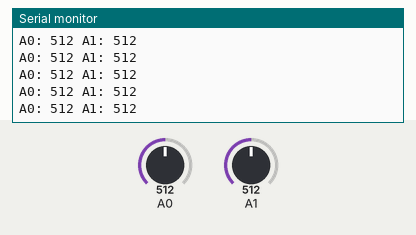
Simulated run of this sketch. Board: Arduino Mega 2560, built with avr-gcc and run on an emulated ATmega2560. On the bench: the last lines printed to the serial monitor. Inputs (shaded band) come from the test bench; at power-on: A0 = 512, A1 = 512.

Above: at 1.2 s.
1.3 s: A0 set to 716
At 1.68 s:
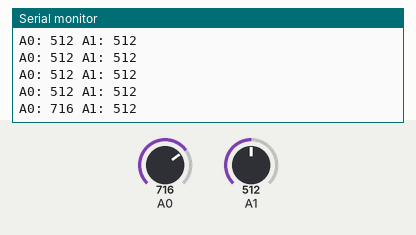
2.8 s: A1 set to 716
At 2.94 s:
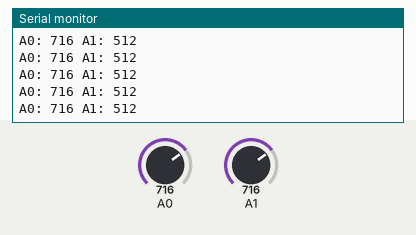
4.3 s: A0 set to 900
At 4.44 s:
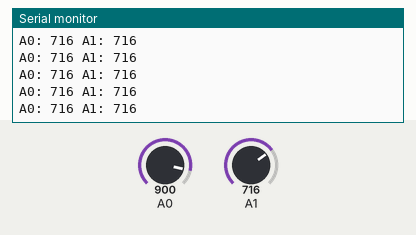
5.8 s: A1 set to 900
At 5.95 s:
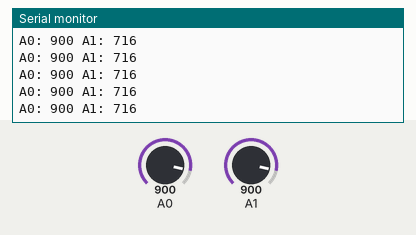
Timing chart, 0 to 8.3 s (numbered marks = the images above; inputs shaded):
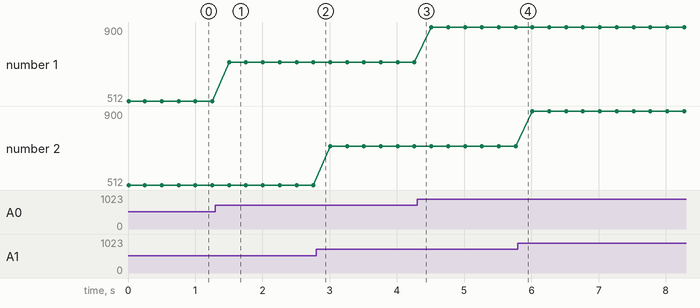

The sketch:

ReadAnalogJoystickPorts.ino
```cpp
void setup()
{
	Serial.begin(9600);
	Serial.println("Analog test");
	pinMode(A0, INPUT);
	pinMode(A1, INPUT);
}

void loop()
{
	Serial.print("A0: ");
	Serial.print(analogRead(A0));
	Serial.print(" A1: ");
	Serial.println(analogRead(A1));
	delay(250);
}
```

Measured:
- after the input at 1.3 s, the serial monitor: prints a new line after 0.20 s (image 1)
- plotted number 1: 512 → 716 after the input at 1.3 s, 716 → 900 after the input at 4.3 s
